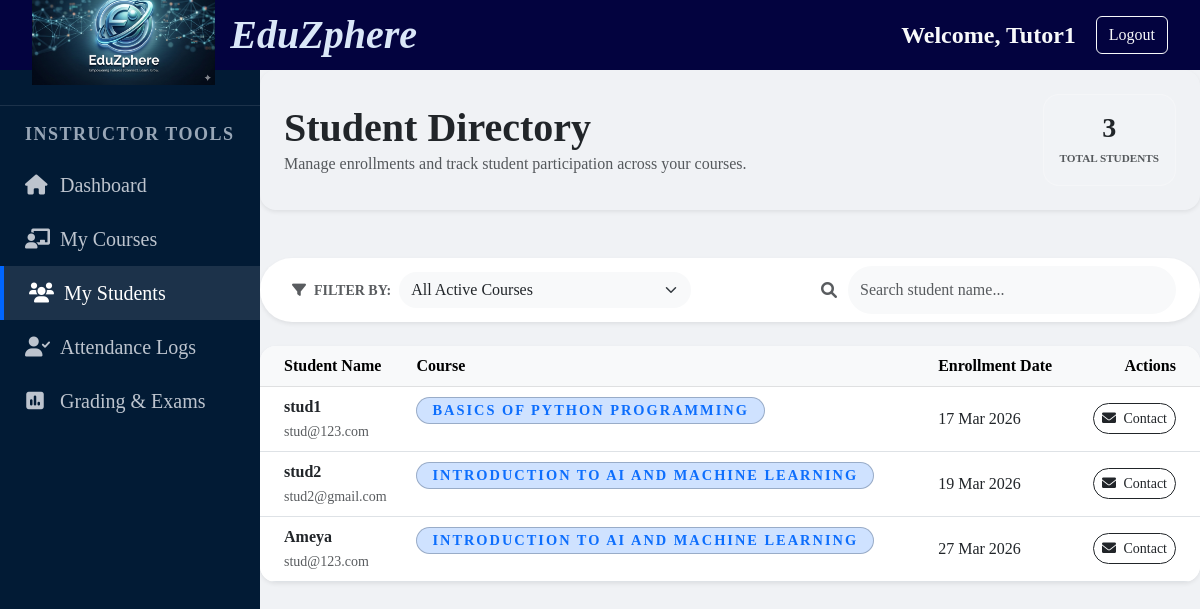
/student_list (signed in), run on the app's committed database.
### courses/models.py (models this page shows, shortened)
class Enrollment(models.Model):
    student = models.ForeignKey(Profile, on_delete=models.CASCADE)
    course = models.ForeignKey(Course, on_delete=models.CASCADE)
    enrolled_date = models.DateTimeField(auto_now_add=True)
    completed = models.BooleanField(default=False)

class Course(models.Model):
    title = models.CharField(max_length=200)
    description = models.TextField(null=True, blank=True)
    instructor = models.ForeignKey(User, on_delete=models.CASCADE, limit_choices_to={'profile__role': 'instructor'})
    price = models.DecimalField(max_digits=10, decimal_places=2, default=0.00)
    thumbnail = models.ImageField(upload_to='course_pics/', blank=True)
    created_at = models.DateTimeField(auto_now_add=True)

### users/models.py (models this page shows, shortened)
class Profile(models.Model):
    ROLE_CHOICES = (
        ('admin', 'Admin'),
        ('instructor','Instructor'),
        ('student','Student'),
    )
    user = models.OneToOneField(User,on_delete=models.CASCADE)
    role = models.CharField(max_length=20,choices=ROLE_CHOICES)
    bio = models.TextField(max_length=500, blank=True)

### users/views.py (the view)
# urls.py: path('student_list',student_list,name='student_list'),
@login_required
def student_list(request):
    user_profile = request.user.profile
    if user_profile.role == 'instructor':
        instructor_courses = Course.objects.filter(instructor=request.user)
        enrollments = Enrollment.objects.filter(course__in=instructor_courses).select_related('student__user', 'course')
    elif user_profile.role == 'admin' or request.user.is_staff:
        enrollments = Enrollment.objects.all().select_related('student__user', 'course')
    else:
        enrollments = Enrollment.objects.none()
    return render(request, 'student_list.html', {'enrollments': enrollments})

### templates/student_list.html (shortened to what this page needs)
{% extends 'base.html' %}
{% load static %}
{% block content %}
<div class="text-dark rounded-4 p-4 mb-5 shadow-sm">
    <div class="row align-items-center">
        <div class="col-md-7">
            <h1 class="display-6 fw-bold mb-0">Student Directory</h1>
            <p class="opacity-75 mb-0">Manage enrollments and track student participation across your courses.</p>
        </div>
        <div class="col-md-5 text-md-end mt-3 mt-md-0">
            <div class="d-inline-block bg-white bg-opacity-10 p-3 rounded-4 border border-white border-opacity-25">
                <div class="text-center">
                    <h3 class="fw-bold mb-0">{{ enrollments.count }}</h3>
                    <small class="text-uppercase opacity-75 fw-bold" style="font-size: 0.7rem;">Total Students</small>
                </div>
            </div>
        </div>
    </div>
</div>
<div class="row mb-4">
    <div class="col-12">
        <div class="card border-0 shadow-sm rounded-pill p-2">
            <form method="GET" class="row g-2 align-items-center px-3">
                <div class="col-md-auto">
                    <span class="text-muted fw-bold small ps-2"><i class="fas fa-filter me-2"></i>FILTER BY:</span>
                </div>
                <div class="col-md-4">
                    <select name="course" class="form-select border-0 bg-light rounded-pill" onchange="this.form.submit()">
                        <option value="">All Active Courses</option>
                    </select>
                </div>
                <div class="col-md-5 ms-auto">
                    <div class="input-group">
                        <span class="input-group-text bg-transparent border-0"><i class="fas fa-search text-muted"></i></span>
                        <input type="text" name="search" class="form-control border-0 bg-light rounded-pill" placeholder="Search student name..." value="{{ request.GET.search }}">
                    </div>
                </div>
            </form>
        </div>
    </div>
</div>
    <div class="card border-0 shadow-sm rounded-4 overflow-hidden">
        <table class="table align-middle mb-0">
            <thead class="table-light">
                <tr>
                    <th class="ps-4">Student Name</th>
                    <th>Course</th>
                    <th>Enrollment Date</th>
                    <th class="text-end pe-4">Actions</th>
                </tr>
            </thead>
            <tbody>
                {% for enr in enrollments %}
                <tr>
                    <td class="ps-4">
                        <span class="fw-bold">{{ enr.student.user.get_full_name|default:enr.student.user.username }}</span>
                        <br><small class="text-muted">{{ enr.student.user.email }}</small>
                    </td>
                    <td>
                        <span class="badge bg-primary-subtle text-primary rounded-pill">{{ enr.course.title }}</span>
                    </td>
                    <td>{{ enr.enrolled_date|date:"d M Y" }}</td>
                    <td class="text-end pe-4">
                        <a href="mailto:{{ enr.student.user.email }}" class="btn btn-sm btn-outline-dark rounded-pill">
                            <i class="fas fa-envelope me-1"></i> Contact
                        </a>
                    </td>
                </tr>
                {% empty %}
                <tr><td colspan="4" class="text-center py-5 text-muted">No students found for this filter.</td></tr>
                {% endfor %}
            </tbody>
        </table>
    </div>
</div>
</div>
{% endblock %}

### templates/base.html (shortened to what this page needs)
{% load static %}
<!DOCTYPE html>
<html lang="en">
<head>
    <link href="https://cdn.jsdelivr.net/npm/bootstrap@5.3.0/dist/css/bootstrap.min.css" rel="stylesheet">
    <link rel="stylesheet" href="{% static 'css/style.css' %}">
    <link rel="stylesheet" href="https://cdnjs.cloudflare.com/ajax/libs/font-awesome/6.0.0/css/all.min.css">
</head>
<body>
    <div class="dashboard-wrapper">
        <header class="main-header">
            <div class="logo-container">
                <img src="{% static 'images/logo.png' %}" alt="EduZphere Logo" class="logo-image">
                <span class="logo-text">EduZphere</span>
            </div>
            <div class="header-auth-bar">
            {% if user.is_authenticated %}
                <span class="text-light fs-4">Welcome, {{ user.username }}</span>
                <a href="{% url 'logout' %}" class="btn btn-outline-light btn-md">Logout</a>
            {% else %}
                <a href="{% url 'login' %}" class="text-white me-3 text-decoration-none">Login</a>
                <a href="{% url 'register' %}" class="btn btn-light btn-sm">Join Now</a>
            {% endif %}
            </div>
        </header>
        <div class="main-body-container">
            <nav class="sidebar">
           <ul>
            {% if not user.is_authenticated %}
            <li class="sidebar-divider">Discovery</li>
            <li><a href="{% url 'home' %}" class="{% if request.resolver_match.url_name == 'home' %}active{% endif %}"><i class="fa-solid fa-house"></i> Home</a></li>
            <li><a href="{% url 'about' %}" class="{% if request.resolver_match.url_name == 'about' %}active{% endif %}"><i class="fa-solid fa-circle-info"></i> About EduZphere</a></li>
            <li><a href="{% url 'workshops' %}" class="{% if request.resolver_match.url_name == 'workshops' %}active{% endif %}"><i class="fa-solid fa-bolt"></i> Free Workshops</a></li>
            <li><a href="{% url 'contact' %}" class="{% if request.resolver_match.url_name == 'contact' %}active{% endif %}"><i class="fa-solid fa-envelope"></i> Contact Support</a></li>
            <li class="sidebar-divider">Getting Started</li>
            {% if user.is_authenticated and user.is_staff or user.profile.role == 'admin' %}
                <li class="sidebar-divider">Administration</li>
                <li>
                    <a href="{% url 'dashboard' %}" class="{% if request.resolver_match.url_name == 'dashboard' %}active{% endif %}">
                        <i class="fa-solid fa-gauge-high"></i> Admin Dashboard
                    </a>
                </li>
                <li><a href="/admin/"><i class="fa-solid fa-database"></i>Administration</a></li>
            {% endif %}
            <li><a href="{% url 'register' %}"><i class="fa-solid fa-user-plus"></i> Become a Member</a></li>
            {% elif user.profile.role == 'instructor' %}
            <li class="sidebar-divider">Instructor Tools</li>
            <li><a href="{% url 'home' %}" class="{% if request.resolver_match.url_name == 'dashboard' %}active{% endif %}"><i class="fa-solid fa-house"></i> Dashboard</a></li>
            <li><a href="{% url 'course_list' %}" class="{% if request.resolver_match.url_name == 'course_list' %}active{% endif %}"><i class="fa-solid fa-chalkboard-user"></i> My Courses</a></li>
            <li><a href="{% url 'student_list' %}" class="{% if request.resolver_match.url_name == 'student_list' %}active{% endif %}""><i class="fa-solid fa-users"></i> My Students</a></li>
            <li><a href="{% url 'attendance' %}" class="{% if request.resolver_match.url_name == 'attendance' %}active{% endif %}"><i class="fa-solid fa-user-check"></i> Attendance Logs</a></li>
            <li><a href="{% url 'exam_list' %}" class="{% if request.resolver_match.url_name == 'exam_list' %}active{% endif %}"><i class="fa-solid fa-square-poll-vertical"></i> Grading & Exams</a></li>
            {% endif %}
            </ul>
            </nav>
            <div class="main-content">
            {% block content %}
            {% endblock %}
            </div>
</body>
</html>

### static/css/style.css (style rules this page uses)
:root { --main-bg:var(--text-light); --glass-bg: rgba(255, 255, 255, 0.9); --sidebar-bg: #011627; --accent-blue: #0066ff; --text-dark: #1a202c; --text-muted: #718096; }
html,body { background-size: cover; background-attachment: fixed; font-family:'Times New Roman', Times, serif; height: 100%; margin: 0; overflow: hidden; }
:root { --main-bg-color: #f0f2f5; --sidebar-bg-color: #021b35; --sidebar-hover: rgba(255, 255, 255, 0.1); --accent-blue: #0066ff; --text-light: #bdc4ce; --white: #ffffff; }
* { box-sizing: border-box; margin: 0; padding: 0; }
.main-header { height: 100px; grid-area: header; background-color: rgb(3, 3, 63); display: flex; justify-content: space-between; align-items: center; padding: 0 2rem; border-bottom: none; height: 70px; flex-shrink: 0; z-index: 1000; }
.header-auth-bar { display: flex; align-items: center; gap: 20px; font-size: 1.3rem; font-weight: bold; }
.logo-container { display: flex; align-items: center; }
.logo-image { height: 100px; object-fit: contain; margin-right: 15px; }
.logo-text { font-size: 2.5rem; font-family:'Times New Roman', Times, serif; font-style: italic; font-weight: 800; color: #dae7f8; font-weight: bold; }
.dashboard-wrapper { display: flex; flex-direction: column; height: 100vh; overflow: hidden; }
.main-body-container { grid-area: main-body; display: flex; flex: 1; overflow: hidden; min-height: calc(100vh - 70px); }
.sidebar { width: 260px; background-color: #021b35;; min-height: 100vh; overflow-y: auto; padding: 20px 0; transition: all 0.3s; }
.sidebar ul { list-style: none; padding: 0; }
.sidebar ul li a { display: flex; align-items: center; padding: 12px 25px; color: #bdc4ce; text-decoration: none; font-size: 20px; transition: 0.3s; }
.sidebar ul li a i { margin-right: 15px; width: 20px; text-align: center; }
.sidebar ul li a:hover, .sidebar ul li a.active { background: rgba(255, 255, 255, 0.1); color: #fff; border-left: 4px solid #0066ff; }
.sidebar-divider { padding: 20px 25px 10px; font-size: 18px; text-transform: uppercase; letter-spacing: 1.5px; color: #99a7b7; font-weight: bold; border-top: 1px solid rgba(255,255,255,0.1); margin-top: 15px; padding-top: 15px; }
.main-content { flex: 1; padding: 0; background-color: var(--main-bg-color); overflow-y: auto; display: block; }
.main-content h1, .main-content h2, .main-content h4 { margin-top: 0; margin-bottom: 1.5rem; }
.badge { display: inline-block; background: rgb(29, 29, 120); color: #b6bec6; padding: 5px 15px; border-radius: 50px; font-size: 0.9rem; text-transform: uppercase; letter-spacing: 2px; margin-bottom: 1rem; border: 1px solid rgba(28, 47, 74, 0.3); }
.bg-primary-subtle { background-color: rgba(0, 102, 255, 0.1) !important; }
.form-control { border-radius: 8px; padding: 0.75rem; border: 1px solid #dee2e6; font-size: 1rem; }
.bg-primary-subtle { background-color: #cfe2ff !important; }

### data on the page
Enrollment: student.user.get_full_name "stud1", student.user.email "stud@123.com", course "BASICS OF PYTHON PROGRAMMING", enrolled_date "17 Mar 2026"
Enrollment: student.user.get_full_name "stud2", student.user.email "stud2@gmail.com", course "INTRODUCTION TO AI AND MACHINE LEARNING", enrolled_date "19 Mar 2026"
Enrollment: student.user.get_full_name "Ameya", student.user.email "stud@123.com", course "INTRODUCTION TO AI AND MACHINE LEARNING", enrolled_date "27 Mar 2026"

### other printed values
{{ user.username }} "Tutor1"
{{ enrollments.count }} "3"
